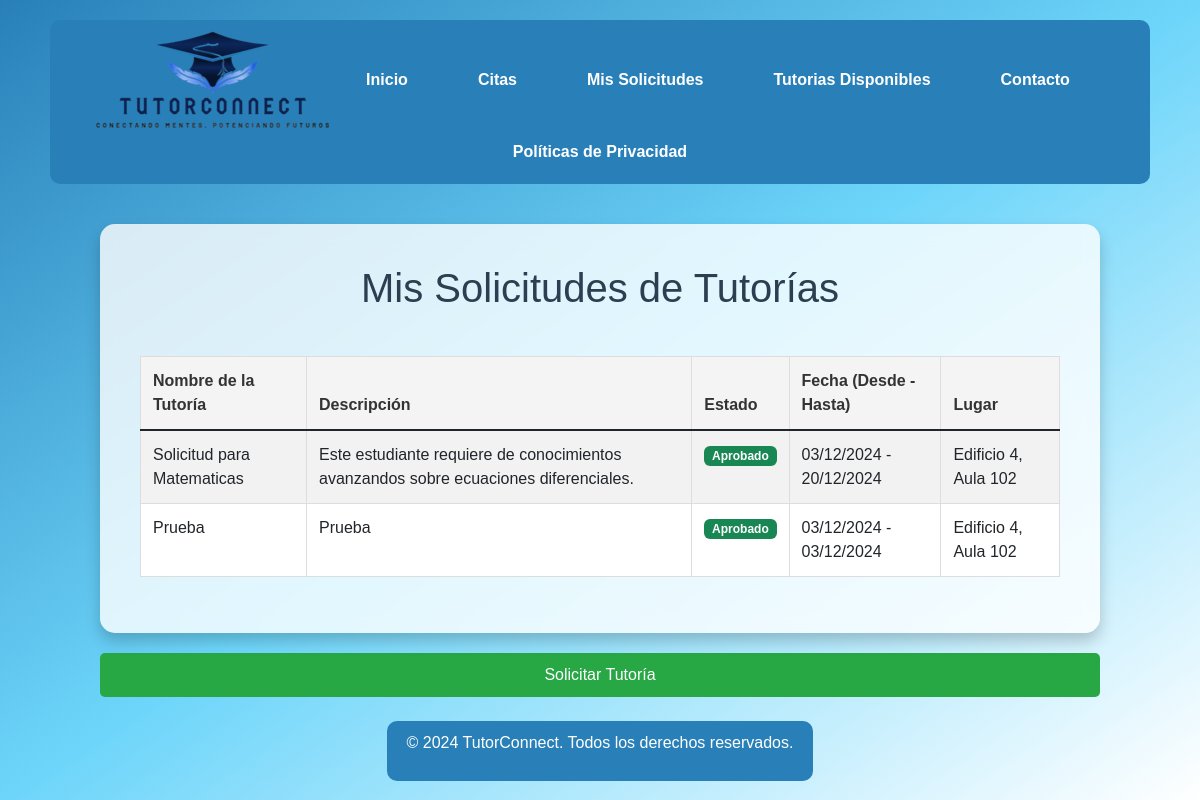
The page /solicitudes/ (signed in) on the database its author committed.
### MiApp/models.py (models this page shows, shortened)
class SolicitudTutoria(models.Model):
    estudiante = models.ForeignKey(User, on_delete=models.CASCADE, related_name='solicitudes_tutorias')
    nombre_tutoria = models.CharField(max_length=100)
    descripcion = models.TextField()
    estado = models.CharField(
        max_length=50,
        choices=[('Pendiente', 'Pendiente'), ('Aprobado', 'Aprobado'), ('Rechazado', 'Rechazado')],
        default='Pendiente'
    )
    fecha_inicio = models.DateField(null=True, blank=True)  # Fecha inicial
    fecha_fin = models.DateField(null=True, blank=True)  # Fecha final
    lugar = models.CharField(max_length=200, null=True, blank=True)  # Lugar
    fecha_creacion = models.DateTimeField(auto_now_add=True)  # Fecha de creación automática

### MiApp/views.py (the view)
# urls.py: path('solicitudes/', views.solicitudes_tutoria_view, name='solicitudes'),
@login_required
def solicitudes_tutoria_view(request):
    solicitudes = SolicitudTutoria.objects.filter(estudiante=request.user)  # Filtrar por usuario autenticado
    context = {
        'solicitudes': solicitudes
    }
    return render(request, 'solicitudes.html', context)

### MiApp/templates/solicitudes.html (shortened to what this page needs)
{% extends "base.html" %}
{% block content %}
<div class="home-container">
    <h1 class="text-center mb-4">Mis Solicitudes de Tutorías</h1>
    {% if solicitudes %}
    <div class="table-responsive">
        <table class="table table-striped">
            <thead>
                <tr>
                    <th>Nombre de la Tutoría</th>
                    <th>Descripción</th>
                    <th>Estado</th>
                    <th>Fecha (Desde - Hasta)</th>
                    <th>Lugar</th>
                </tr>
            </thead>
            <tbody>
                {% for solicitud in solicitudes %}
                <tr>
                    <td>{{ solicitud.nombre_tutoria }}</td>
                    <td>{{ solicitud.descripcion }}</td>
                    <td>
                        {% if solicitud.estado == "Pendiente" %}
                        <span class="badge bg-warning text-dark">Pendiente</span>
                        {% elif solicitud.estado == "Aprobado" %}
                        <span class="badge bg-success">Aprobado</span>
                        {% elif solicitud.estado == "Rechazado" %}
                        <span class="badge bg-danger">Rechazado</span>
                        {% endif %}
                    </td>
                    <td>
                        {% if solicitud.fecha_inicio and solicitud.fecha_fin %}
                        {{ solicitud.fecha_inicio|date:"d/m/Y" }} - {{ solicitud.fecha_fin|date:"d/m/Y" }}
                        {% else %}
                        <span class="text-muted">Sin definir</span>
                        {% endif %}
                    </td>
                    <td>
                        {% if solicitud.lugar %}
                        {{ solicitud.lugar }}
                        {% else %}
                        <span class="text-muted">Sin asignar</span>
                        {% endif %}
                    </td>
                </tr>
                {% endfor %}
            </tbody>
        </table>
    </div>
    {% else %}
        <p class="alert alert-info text-center">No tienes solicitudes de tutorías registradas.</p>
    {% endif %}
</div>
<button type="button" class="btn btn-primary mb-4" data-bs-toggle="modal" data-bs-target="#solicitarTutoriaModal">
    Solicitar Tutoría
</button>
{% endblock %}

### MiApp/static/css/styles.css (style rules this page uses)
body { margin: 0; padding: 0; font-family: 'Arial', sans-serif; display: flex; justify-content: center; align-items: center; min-height: 100vh; background: linear-gradient(to bottom right, #2980b9, #6dd5fa, #ffffff); }
.home-container, .content-container { margin: 20px auto; background: rgba(255, 255, 255, 0.8); border-radius: 15px; padding: 40px; box-shadow: 0 8px 15px rgba(0, 0, 0, 0.2); backdrop-filter: blur(10px); width: 100%; max-width: 1000px; text-align: center; }
h1 { color: #2c3e50; text-align: center; margin-bottom: 20px; }
.table { width: 100%; margin-top: 20px; border: 1px solid #ddd; border-collapse: collapse; }
.table th, .table td { padding: 12px; text-align: left; }
.table th { background-color: #f4f4f4; color: #333; }
.table tr:nth-child(even) { background-color: #f9f9f9; }
.table td { border-top: 1px solid #ddd; }
.table-responsive { margin-top: 20px; }
table { width: 100%; border-collapse: collapse; }
th, td { text-align: center; padding: 12px; border: 1px solid #ddd; }
th { background-color: #f2f2f2; font-weight: bold; }
.btn-primary { background: #2980b9; border: none; border-radius: 5px; font-size: 16px; padding: 10px 20px; width: 100%; transition: all 0.3s ease-in-out; }
button.btn { width: 100%; padding: 10px; background-color: #28a745; color: white; border: none; border-radius: 5px; font-size: 16px; cursor: pointer; transition: background-color 0.3s ease; }

### rows shown on the page
SolicitudTutoria: nombre_tutoria "Solicitud para Matematicas", descripcion "Este estudiante requiere de conocimientos avanzandos sobre ecuaciones diferenciales.", estado "Aprobado", fecha_inicio "03/12/2024", fecha_fin "20/12/2024", lugar "Edificio 4, Aula 102"
SolicitudTutoria: nombre_tutoria "Prueba", descripcion "Prueba", estado "Aprobado", fecha_inicio "03/12/2024", fecha_fin "03/12/2024", lugar "Edificio 4, Aula 102"
